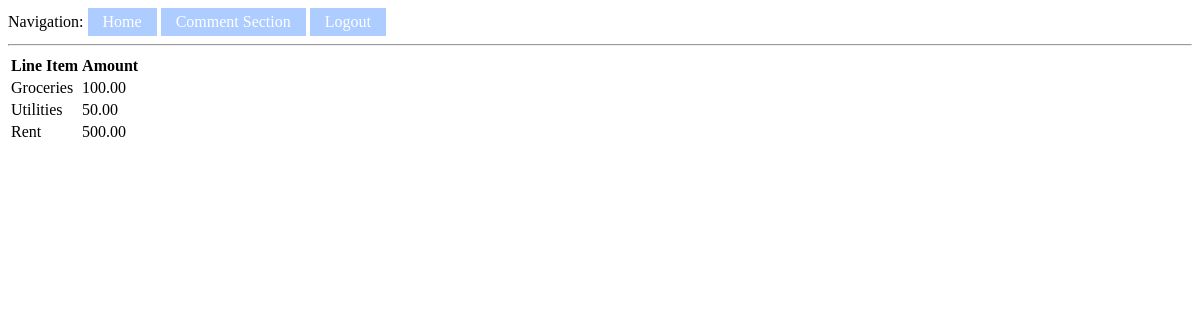
Screenshot of /viewbudget/5 (signed in) with the database file from the repository.
### app/models.py (models this page shows)
class LineItem(db.Model):
	__tablename__= 'lineitems'
	id=db.Column(db.Integer, primary_key=True)
	category = db.Column(db.String(50))
	amount = db.Column(db.Float(precision=2))
	budget_name=db.Column(db.String(100))
	username = db.Column(db.String(64))

### app/routes.py (the view)
@app.route('/viewbudget/<id>' , methods = ['GET', 'POST'])
def viewbudget(id):
	bud=Budget.query.filter_by(id=int(id))
	for b in bud:
		budget_name=b.budget_name
	line_items = LineItem.query.filter_by(username=current_user.username, budget_name=budget_name)
	categories = []
	amounts = []
	for l in line_items:
		categories+=[l.category]
		amounts += [round(Decimal(l.amount),2)]
	return render_template('viewbudget.html', categories = categories, amounts = amounts, length = len(categories))

### app/models.py (called while the page is built)
@login.user_loader
def load_user(id):
	return User.query.get(int(id))

### app/templates/viewbudget.html
{% extends "base.html" %}
{% block content %}
<table>
	<tr>
		<th>Line Item</th>
		<th>Amount</th>
	</tr>
	{% for i in range(length) %}
	<tr>
		<td>{{categories[i]}}</td>
		<td>{{amounts[i]}}</td>
	</tr>
	{% endfor %}
</table>
{% endblock %}

### rows the page displays
LineItem: category "Groceries"
LineItem: category "Utilities"
LineItem: category "Rent"

### other values shown
{{ amounts[i] }} "100.00" "50.00" "500.00"
